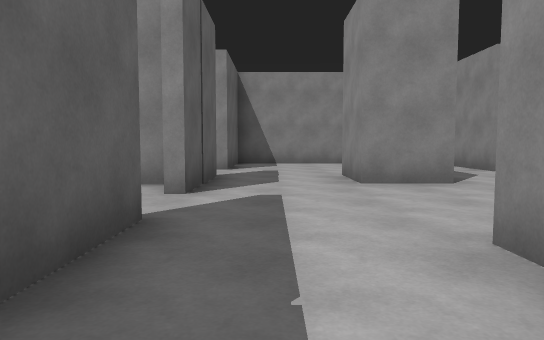
[1] (above)

24 first-person views from a walk through a scene from a Unity 3-D project. The camera is 1.2 m above the floor, tilts 4° down and sees 70° across. The floor is counted in squares, 2 m on a side. Each view is taken from the middle of a square. On the plan, view 1 faces up. The plan holds only what a view shows up to about 11 squares ahead; the rest is blank. The player is left out.

[2]
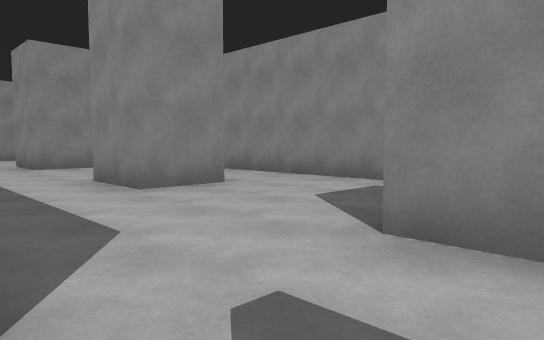

[3]
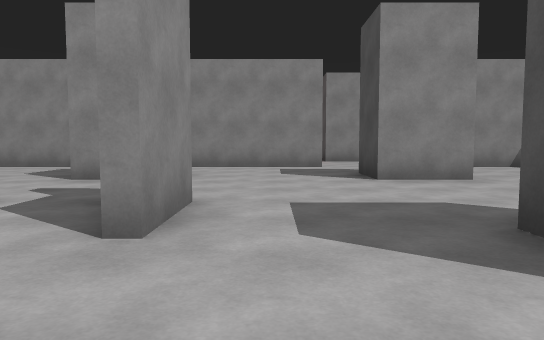

[4]
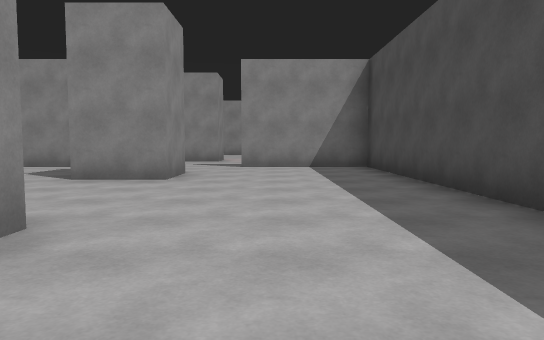

[5]
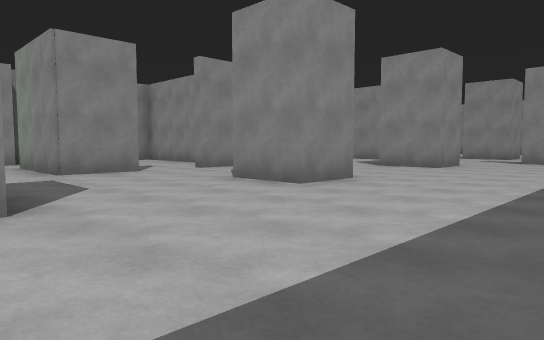

[6]
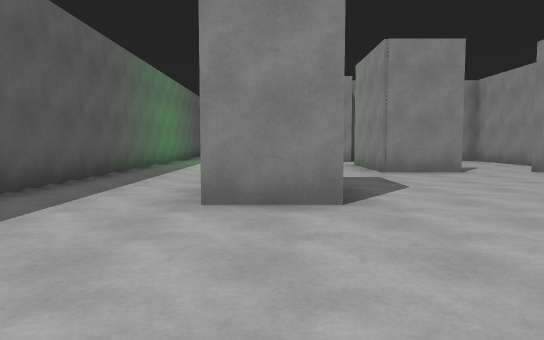

[7]
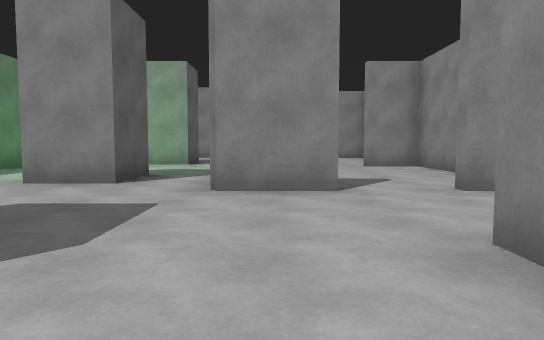

[8]
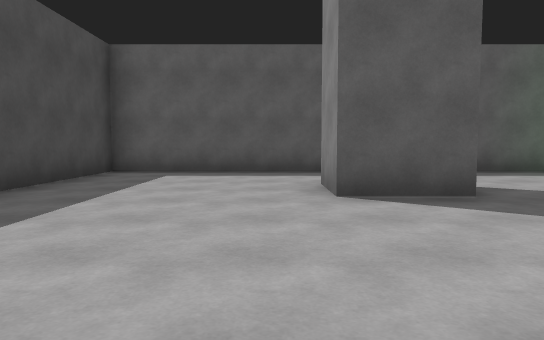

[9]
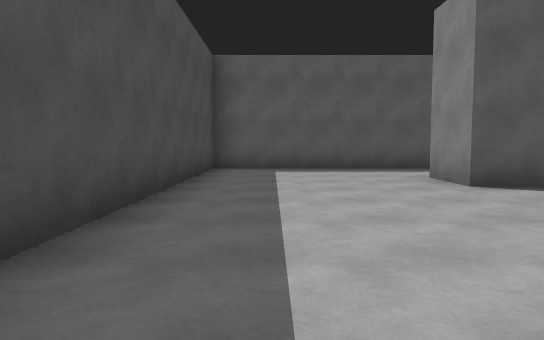

[10]
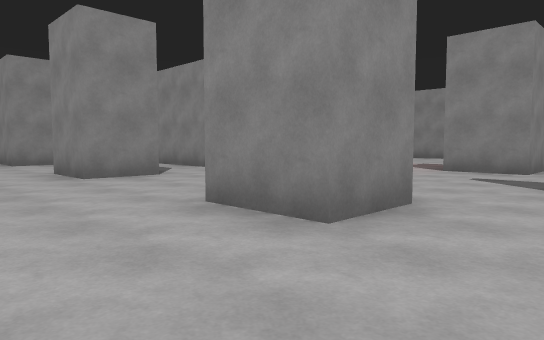

[11]
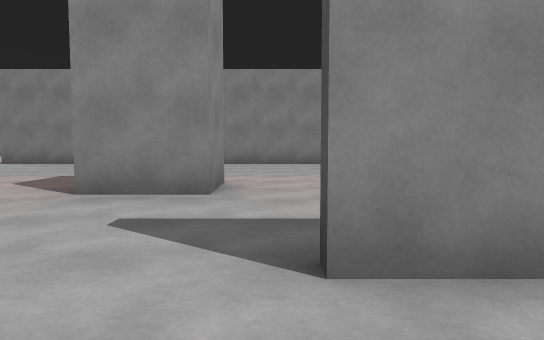

[12]
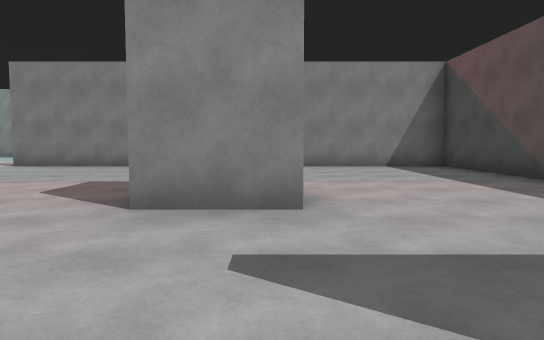

[13]
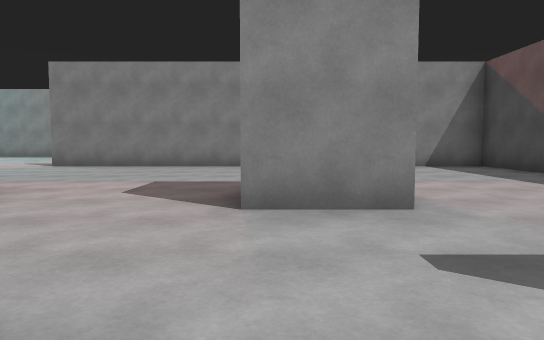

[14]
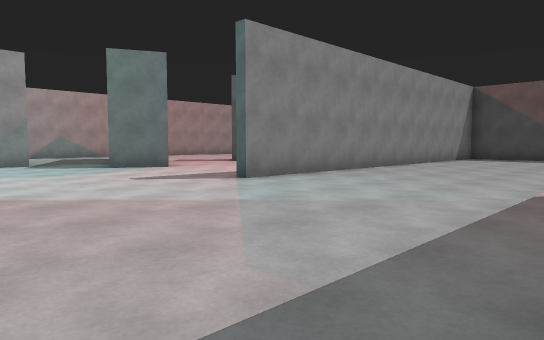

[15]
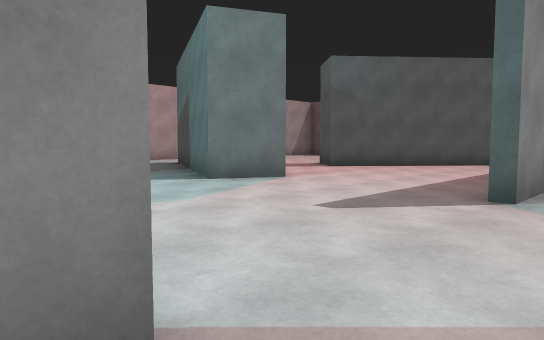

[16]
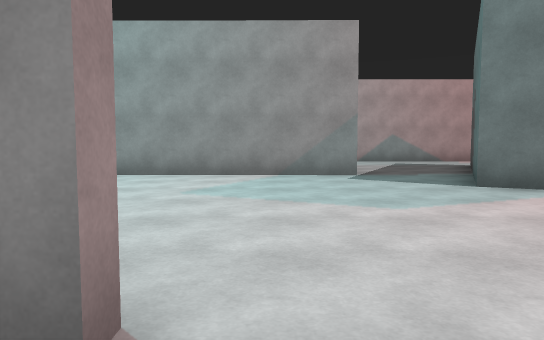

[17]
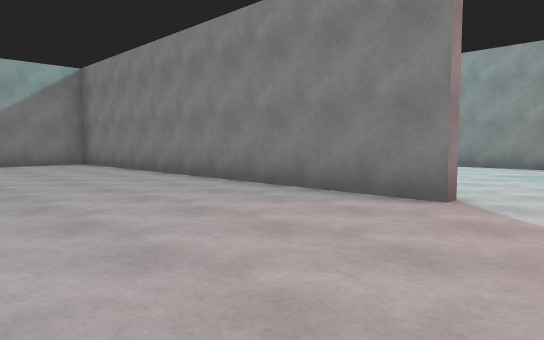

[18]
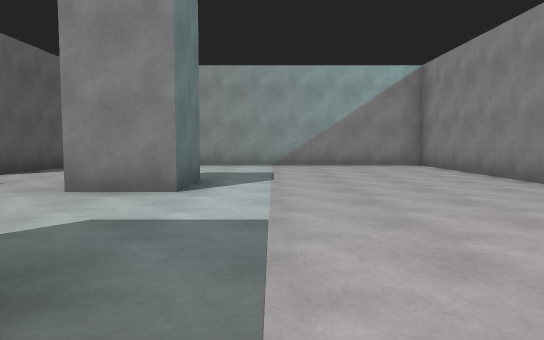

[19]
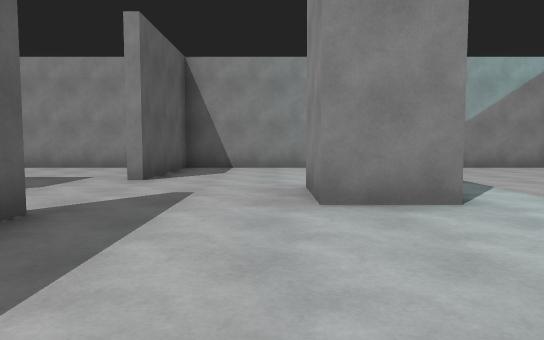

[20]
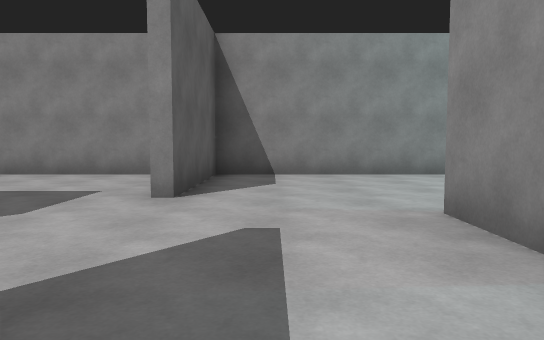

[21]
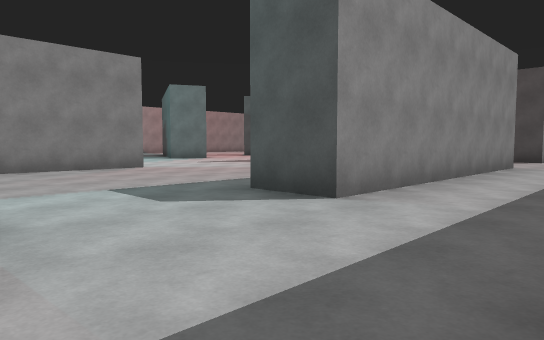

[22]
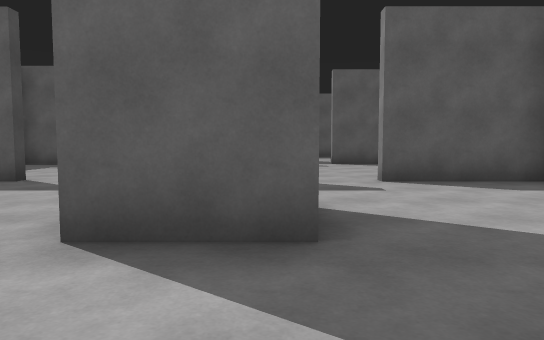

[23]
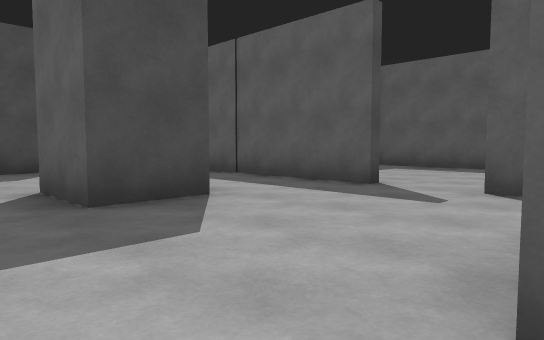

[24]
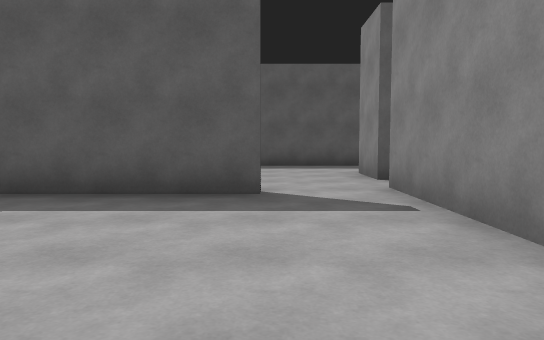

### Floor plan
Ten units are one square. View 1 is at (0, 0); x grows to the right and y downward. Boxes are objects, and circles mark ways between rooms. Rooms are numbered by the first view taken in them; rooms with no view inside come last. Other rooms are left out.
<svg viewBox="-117 -119 332 258">
<path fill="none" stroke="#000" d="M-41 52 -58 52 -58 24M-73 26 -73 43 -88 43M-13 30 -13 1 -26 1M-10 52 -26 52M-73 76 -73 93 -88 93M-73 -11 -73 -7 -85 -7M-10 -4 -10 10M-22 93 -37 93 -37 76M18 27 25 27M-112 4 -112 134 -39 134M28 43 13 43 13 26M13 93 13 77 28 77M27 -7 13 -7M-72 -57 -88 -57M-16 134 47 134 47 101M47 74 47 -5M-112 -64 -112 -36M75 46 75 -26 89 -26M140 -14 140 -114 49 -114 49 -81M47 -5 47 -34M177 31 183 18 203 27M88 -72 88 -57 75 -57 75 -74M89 93 75 93 75 76M13 -7 13 -23 27 -23 27 -7M202 7 202 -39M162 95 190 62M28 93 13 93M27 -74 27 -57 13 -57M-10 -31 -10 -4M102 134 140 134 140 22M-10 -69 -10 -45M47 -81 47 -100M38 -114 8 -114M13 -57 13 -74M-10 -112 -10 -86M-55 -39 -55 -2M-31 -57 -62 -57M-15 -57 -20 -57"/>
<circle cx="32" cy="92" r="3" fill="#2a7"/>
<circle cx="35" cy="-15" r="3" fill="#2a7"/>
<circle cx="5" cy="-15" r="3" fill="#2a7"/>
<circle cx="-35" cy="0" r="3" fill="#2a7"/>
<circle cx="-60" cy="-45" r="3" fill="#2a7"/>
<circle cx="35" cy="-75" r="3" fill="#2a7"/>
<circle cx="5" cy="-60" r="3" fill="#2a7"/>
<circle cx="-10" cy="-40" r="3" fill="#2a7"/>
<text x="-50" y="40">1</text>
<text x="100" y="10">2</text>
<text x="20" y="-90">3</text>
<text x="-40" y="-30">4</text>
</svg>
Room 1 opens to room 2. Room 1 opens to room 4. Room 2 opens to room 3. Room 2 opens to room 4.

Where each view was taken, in squares from view 1:
view 1: 0 up, 0 right, facing up
view 2: 4 down, 1 left, facing up-right
view 3: 6 down, 5 left, facing right
view 4: 11 down, 5 left, facing right
view 5: 13 down, 8 left, facing up-right
view 6: 13 down, 8 left, facing up
view 7: 10 down, 5 left, facing up
view 8: 10 down, 3 left, facing left
view 9: 12 down, 2 left, facing left
view 10: 11 down, 1 left, facing up-right
view 11: 10 down, 3 right, facing right
view 12: 9 down, 4 right, facing right
view 13: 8 down, 4 right, facing right
view 14: 2 up, 9 right, facing down-right
view 15: 2 up, 13 right, facing down-right
view 16: 1 up, 13 right, facing right
view 17: 0 up, 10 right, facing up-right
view 18: 1 up, 10 right, facing up
view 19: 2 up, 7 right, facing up
view 20: 4 up, 6 right, facing up
view 21: 6 up, 5 right, facing down-right
view 22: 7 up, 5 right, facing left
view 23: 6 up, 4 right, facing down-left
view 24: 4 up, 1 left, facing left
